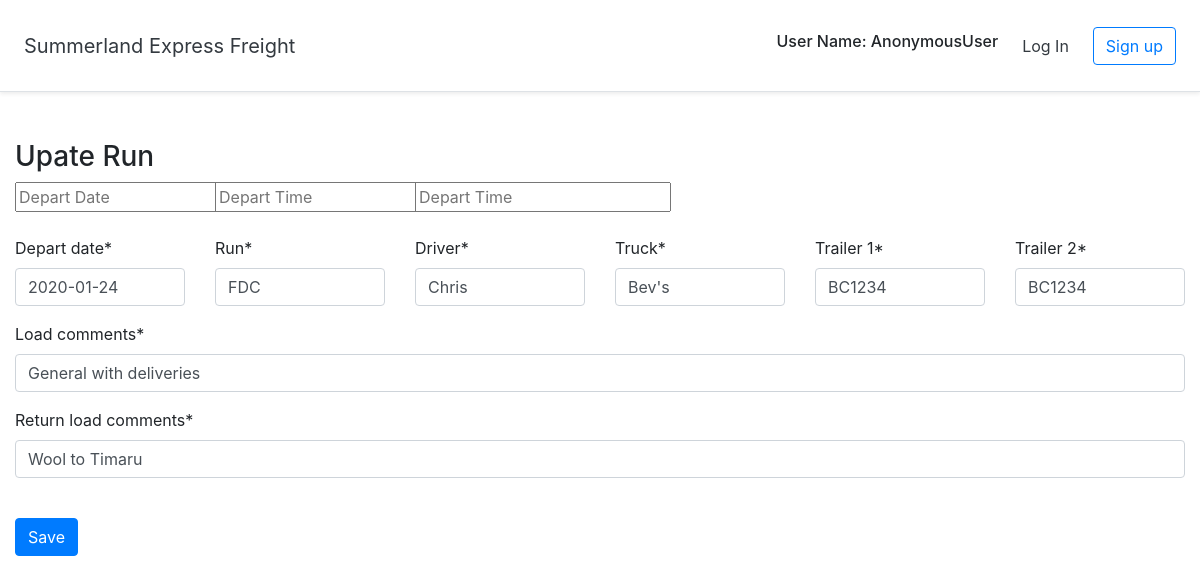
The app's page /schedule/9/update with its own data.
### Runs/models.py (models this page shows)
class Runs(models.Model):
    run = models.CharField(max_length=10)
    driver = models.CharField(max_length=50)
    truck = models.CharField(max_length=50)
    trailer_1 = models.CharField(max_length=50)
    trailer_2 = models.CharField(max_length=50)
    load_comments = models.CharField(max_length=255)
    return_load_comments = models.CharField(max_length=255)
    depart_date = models.DateField()
    depart_time = models.TimeField()
    user = models.ForeignKey(User, on_delete=models.CASCADE)
    objects = models.Manager()
    Planned_depart_time = models.TimeField()

### Runs/views.py (the view)
# urls.py: path('schedule/<int:pk>/update', views.update_run.as_view(), name='update_run' ),
class update_run(UpdateView):
    model = Runs
    template_name ='Runs/update.html'
    fields = ['run','driver', 'truck','trailer_1', 'trailer_2', 'load_comments', 'return_load_comments','depart_date','depart_time','Planned_depart_time']
    success_url =   reverse_lazy('detail_run')

### Runs/templates/Runs/update.html (shortened to what this page needs)
{% extends 'Runs/base.html' %}
{% load crispy_forms_tags %}
{% block content %}
<div class=" container-fluid pt-5">
    <h3>Upate Run</h3>
<form action="" method="post">
<div class="row">
    <div class="col-2">
      <input id='departdate' name='depart_date' placeholder="Depart Date"></input>
    </div>
    <div class="col-2">
      <input id='departtime' name='depart_time'placeholder="Depart Time" ></input>
    </div>
     <div class="col-2">
      <input id='departtime2' name='depart_time'placeholder="Depart Time" ></input>
    </div>
</div>
<br>
<div class="row">
    <div class="col-2">
      {{ form.depart_date|as_crispy_field }}
    </div>
    <div class="col-2">
      {{ form.run|as_crispy_field }}
    </div>
    <div class="col-2">
      {{ form.driver|as_crispy_field }}
    </div>
    <div class="col-2">
        {{ form.truck|as_crispy_field }}
    </div>
    <div class="col-2">
        {{ form.trailer_1|as_crispy_field }}
    </div>
    <div class="col-2">
        {{ form.trailer_2|as_crispy_field }}
    </div>
</div>
<div class="row">
    <div class="col-12">
      {{ form.load_comments|as_crispy_field }}
    </div>
</div>
<div class="row">
    <div class="col-12">
      {{ form.return_load_comments|as_crispy_field }}
    </div>
</div>
<br>
<input type='submit' value="Save" class="btn btn-primary">
</form>
</div>
{% endblock content %}

### records on screen
Runs: depart_date "2020-01-24", run "FDC", driver "Chris", truck "Bev's", trailer_1 "BC1234", trailer_2 "BC1234", load_comments "General with deliveries", return_load_comments "Wool to Timaru"

### other values on screen
{{ user }} "AnonymousUser"
